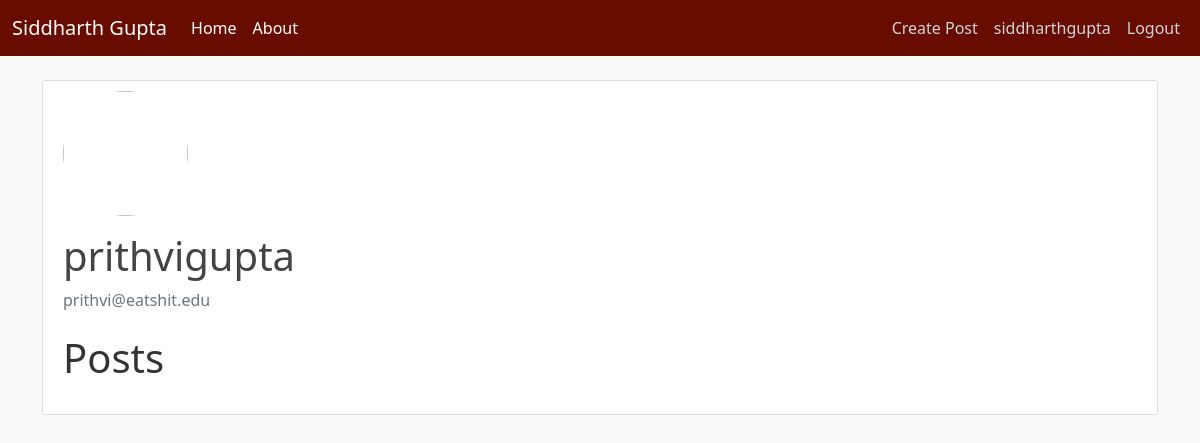
Page /prithvigupta (signed in) on the committed database.
### flaskblog/models.py (models this page shows, shortened)
class User(db.Model, UserMixin):
    id = db.Column(db.Integer, primary_key = True)
    username = db.Column(db.String(20), unique= True, nullable = False)
    email = db.Column(db.String(120), unique= True, nullable = False)
    image_file = db.Column(db.String(20), unique=False, nullable=False, default='default.jpg')
    password = db.Column(db.String(60), nullable = False)
    posts = db.relationship('Post', backref="author", lazy=True)

### flaskblog/routes.py (the view)
@app.route("/<username>")
def userPage(username):
    user = User.query.filter_by(username = username).first()
    print(user == current_user)
    if user  == current_user:
        return redirect("account")
    if user:
        imageFile = url_for('static', filename = 'profile_pics/' + user.image_file)
        print(imageFile)
        return render_template("account.html", filename = imageFile, user = user)
    return "<h1>User does not exist</h1>"

### flaskblog/models.py (called while the page is built)
@loginManager.user_loader
def loadUser(userId):
    return User.query.get(int(userId))

### flaskblog/templates/account.html (shortened to what this page needs)
{% extends "base.html" %}
{% block content %}
    <div class = 'content-section'>
        <div class = "media">
            <img class = "rounded-circle account-img" src="{{ imageFile }}">
            {% if user == current_user %}
            <div class = "media-body">
                <h2 class="account-heading">{{ current_user.username }}</h2>
                <p class="text-secondary">{{ current_user.email }}</p>
                <div>
                    <a class = "btn btn-outline-info" href="{{ url_for('update') }}">Update Info</a>
                </div>
            </div>
            {% else %}
            <div class = "media-body">
                <h2 class="account-heading">{{ user.username }}</h2>
                <p class="text-secondary">{{ user.email }}</p>
            </div>
            {% endif %}
            <p class="account-heading">Posts</p>
        </div>
    </div>
{% endblock content %}

### flaskblog/templates/base.html (shortened to what this page needs)
<!DOCTYPE html>
<html>
    <head>
        <link href="https://cdn.jsdelivr.net/npm/bootstrap@5.1.0/dist/css/bootstrap.min.css" rel="stylesheet">
        <link rel = "stylesheet" type="text/css" href="{{ url_for('static', filename='main.css') }}">
    </head>
    <body>
        <header class = "site-header">
            <nav class="navbar navbar-expand-lg navbar-dark bg-red fixed-top">
                <div class="container-fluid">
                <a class="navbar-brand" href="{{ url_for('index')}}">Siddharth Gupta</a>
                <div class="collapse navbar-collapse" id="navbarNav">
                    <ul class="navbar-nav">
                    <li class="nav-item">
                        <a class="nav-link active" aria-current="page" href="{{ url_for('index')}}">Home</a>
                    </li>
                    <li class="nav-item">
                        <a class="nav-link active" aria-current="page" href="{{ url_for('about')}}">About</a>
                    </li>
                    </ul>
                    <ul class="navbar-nav ms-auto">
                        {% if current_user.is_authenticated %}
                        <li class="nav-item">
                            <a class="nav-link" aria-current="page" href="{{ url_for('newPost')}}">Create Post</a>
                        </li>
                        <li class="nav-item">
                            <a class="nav-link" aria-current="page" href="{{ url_for('account')}}">{{current_user.username}}</a>
                        </li>
                        <li class="nav-item">
                            <a class="nav-link" aria-current="page" href="{{ url_for('logout')}}">Logout</a>
                        </li>
                        {% endif %}
                    </ul>
                </div>
                </div>
            </nav>
        </header>
        <div class = "container">
            {% block content %}{% endblock %}
        </div>
    </body>
</html>

### flaskblog/static/main.css (style rules this page uses)
body { background: #fafafa; color: #333333; margin-top: 5rem; }
h1, h2, h3, h4, h5, h6 { color: #444444; }
.bg-red { background-color: #680c00; }
.site-header .navbar-nav .nav-link { color: #cbd5db; }
.site-header .navbar-nav .nav-link.active { font-weight: 500; }
.content-section { background: #ffffff; padding: 10px 20px; border: 1px solid #dddddd; border-radius: 3px; margin-bottom: 20px; }
.account-img { height: 125px; width: 125px; margin-right: 20px; margin-bottom: 16px; }
.account-heading { font-size: 2.5rem; }

### rows in the picture
User: username "siddharthgupta"
User: username "prithvigupta", email "prithvi@eatshit.edu"
